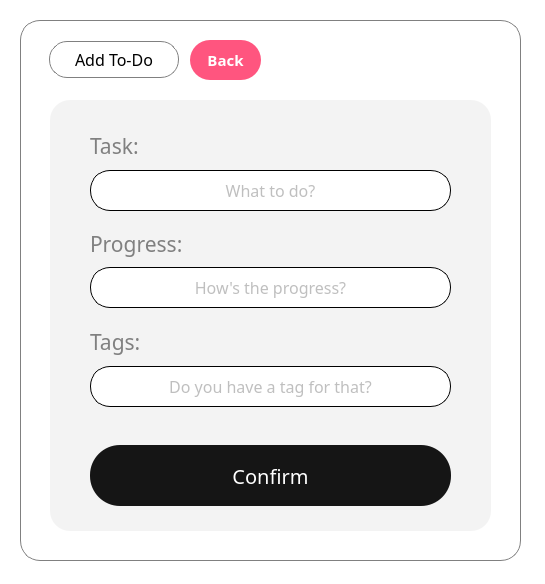
<?xml version="1.0" encoding="UTF-8"?>
<ui version="4.0">
 <class>todopop</class>
 <widget class="QDialog" name="todopop">
  <property name="geometry">
   <rect>
    <x>0</x>
    <y>0</y>
    <width>545</width>
    <height>584</height>
   </rect>
  </property>
  <property name="windowTitle">
   <string>Dialog</string>
  </property>
  <widget class="QWidget" name="centralwidget" native="true">
   <property name="geometry">
    <rect>
     <x>0</x>
     <y>0</y>
     <width>651</width>
     <height>601</height>
    </rect>
   </property>
   <widget class="QWidget" name="widget" native="true">
    <property name="geometry">
     <rect>
      <x>-20</x>
      <y>0</y>
      <width>691</width>
      <height>631</height>
     </rect>
    </property>
    <property name="styleSheet">
     <string notr="true">background-color: rgb(255, 255, 255)</string>
    </property>
    <widget class="QPushButton" name="addtodo_btn">
     <property name="geometry">
      <rect>
       <x>110</x>
       <y>445</y>
       <width>361</width>
       <height>61</height>
      </rect>
     </property>
     <property name="font">
      <font>
       <family>Segoe UI Variable Display</family>
       <pointsize>15</pointsize>
      </font>
     </property>
     <property name="cursor">
      <cursorShape>PointingHandCursor</cursorShape>
     </property>
     <property name="styleSheet">
      <string notr="true">QPushButton {background-color: rgb(21, 21, 21); border-radius: 30px; color: white;}

QPushButton:hover {border-radius: 30px; color: white; background-color: rgb(85, 170, 255);}
</string>
     </property>
     <property name="text">
      <string>Confirm</string>
     </property>
    </widget>
    <widget class="QListWidget" name="frm_board">
     <property name="geometry">
      <rect>
       <x>40</x>
       <y>20</y>
       <width>501</width>
       <height>541</height>
      </rect>
     </property>
     <property name="styleSheet">
      <string notr="true"> border-radius: 20px; border: 1px solid grey; 
background-color: rgb(255, 255, 255);</string>
     </property>
    </widget>
    <widget class="QPushButton" name="tags_pinfo">
     <property name="enabled">
      <bool>false</bool>
     </property>
     <property name="geometry">
      <rect>
       <x>69</x>
       <y>41</y>
       <width>130</width>
       <height>37</height>
      </rect>
     </property>
     <property name="font">
      <font>
       <family>Swis721 BT</family>
       <pointsize>12</pointsize>
       <weight>50</weight>
       <bold>false</bold>
      </font>
     </property>
     <property name="layoutDirection">
      <enum>Qt::LeftToRight</enum>
     </property>
     <property name="styleSheet">
      <string notr="true">background-color: none; border-radius: 18px; color: black;   border: 1px solid grey;</string>
     </property>
     <property name="text">
      <string>Add To-Do</string>
     </property>
    </widget>
    <widget class="QPushButton" name="todoback_btn">
     <property name="enabled">
      <bool>true</bool>
     </property>
     <property name="geometry">
      <rect>
       <x>210</x>
       <y>40</y>
       <width>71</width>
       <height>40</height>
      </rect>
     </property>
     <property name="font">
      <font>
       <family>Segoe UI Variable Display</family>
       <pointsize>11</pointsize>
       <weight>75</weight>
       <bold>true</bold>
      </font>
     </property>
     <property name="cursor">
      <cursorShape>PointingHandCursor</cursorShape>
     </property>
     <property name="styleSheet">
      <string notr="true">QPushButton {border-radius: 20px; color: white; background-color: rgb(255, 85, 127);}

QPushButton:hover {border-radius: 20px; border: 1px solid #FF557F; color: rgb(255, 85, 127); background-color: white; }
</string>
     </property>
     <property name="text">
      <string>Back</string>
     </property>
    </widget>
    <widget class="QListWidget" name="frm_board_2">
     <property name="geometry">
      <rect>
       <x>70</x>
       <y>100</y>
       <width>441</width>
       <height>431</height>
      </rect>
     </property>
     <property name="styleSheet">
      <string notr="true"> border-radius: 20px;
background-color: rgb(243, 243, 243);</string>
     </property>
    </widget>
    <widget class="QLineEdit" name="progressinput">
     <property name="geometry">
      <rect>
       <x>110</x>
       <y>267</y>
       <width>361</width>
       <height>41</height>
      </rect>
     </property>
     <property name="font">
      <font>
       <family>Swis721 BT</family>
       <pointsize>12</pointsize>
      </font>
     </property>
     <property name="styleSheet">
      <string notr="true">background-color: none; border-radius: 20px; color: grey;   border: 1px solid black;
</string>
     </property>
     <property name="text">
      <string/>
     </property>
     <property name="alignment">
      <set>Qt::AlignCenter</set>
     </property>
     <property name="placeholderText">
      <string>How's the progress?</string>
     </property>
    </widget>
    <widget class="QLineEdit" name="tagskinput">
     <property name="geometry">
      <rect>
       <x>110</x>
       <y>366</y>
       <width>361</width>
       <height>41</height>
      </rect>
     </property>
     <property name="font">
      <font>
       <family>Swis721 BT</family>
       <pointsize>12</pointsize>
      </font>
     </property>
     <property name="styleSheet">
      <string notr="true">background-color: none; border-radius: 20px; color: grey;   border: 1px solid black;
</string>
     </property>
     <property name="text">
      <string/>
     </property>
     <property name="alignment">
      <set>Qt::AlignCenter</set>
     </property>
     <property name="placeholderText">
      <string>Do you have a tag for that?</string>
     </property>
    </widget>
    <widget class="QLineEdit" name="taskinput">
     <property name="geometry">
      <rect>
       <x>110</x>
       <y>170</y>
       <width>361</width>
       <height>41</height>
      </rect>
     </property>
     <property name="font">
      <font>
       <family>Swis721 BT</family>
       <pointsize>12</pointsize>
      </font>
     </property>
     <property name="styleSheet">
      <string notr="true">background-color: none; border-radius: 20px; color: grey;   border: 1px solid black;
</string>
     </property>
     <property name="text">
      <string/>
     </property>
     <property name="alignment">
      <set>Qt::AlignCenter</set>
     </property>
     <property name="placeholderText">
      <string>What to do?</string>
     </property>
    </widget>
    <widget class="QLabel" name="label_3">
     <property name="enabled">
      <bool>false</bool>
     </property>
     <property name="geometry">
      <rect>
       <x>110</x>
       <y>130</y>
       <width>101</width>
       <height>31</height>
      </rect>
     </property>
     <property name="font">
      <font>
       <family>Swis721 BT</family>
       <pointsize>16</pointsize>
      </font>
     </property>
     <property name="styleSheet">
      <string notr="true">background-color: transparent; border: none; color: grey;</string>
     </property>
     <property name="text">
      <string>Task:</string>
     </property>
    </widget>
    <widget class="QLabel" name="label">
     <property name="enabled">
      <bool>false</bool>
     </property>
     <property name="geometry">
      <rect>
       <x>110</x>
       <y>326</y>
       <width>101</width>
       <height>31</height>
      </rect>
     </property>
     <property name="font">
      <font>
       <family>Swis721 BT</family>
       <pointsize>16</pointsize>
      </font>
     </property>
     <property name="styleSheet">
      <string notr="true">background-color: transparent; border: none; color: grey;</string>
     </property>
     <property name="text">
      <string>Tags:</string>
     </property>
    </widget>
    <widget class="QLabel" name="label_2">
     <property name="enabled">
      <bool>false</bool>
     </property>
     <property name="geometry">
      <rect>
       <x>110</x>
       <y>228</y>
       <width>101</width>
       <height>31</height>
      </rect>
     </property>
     <property name="font">
      <font>
       <family>Swis721 BT</family>
       <pointsize>16</pointsize>
      </font>
     </property>
     <property name="styleSheet">
      <string notr="true">background-color: transparent; border: none; color: grey;</string>
     </property>
     <property name="text">
      <string>Progress:</string>
     </property>
    </widget>
    <zorder>frm_board</zorder>
    <zorder>frm_board_2</zorder>
    <zorder>addtodo_btn</zorder>
    <zorder>tags_pinfo</zorder>
    <zorder>todoback_btn</zorder>
    <zorder>progressinput</zorder>
    <zorder>tagskinput</zorder>
    <zorder>taskinput</zorder>
    <zorder>label_3</zorder>
    <zorder>label</zorder>
    <zorder>label_2</zorder>
   </widget>
  </widget>
 </widget>
 <resources/>
 <connections/>
</ui>
